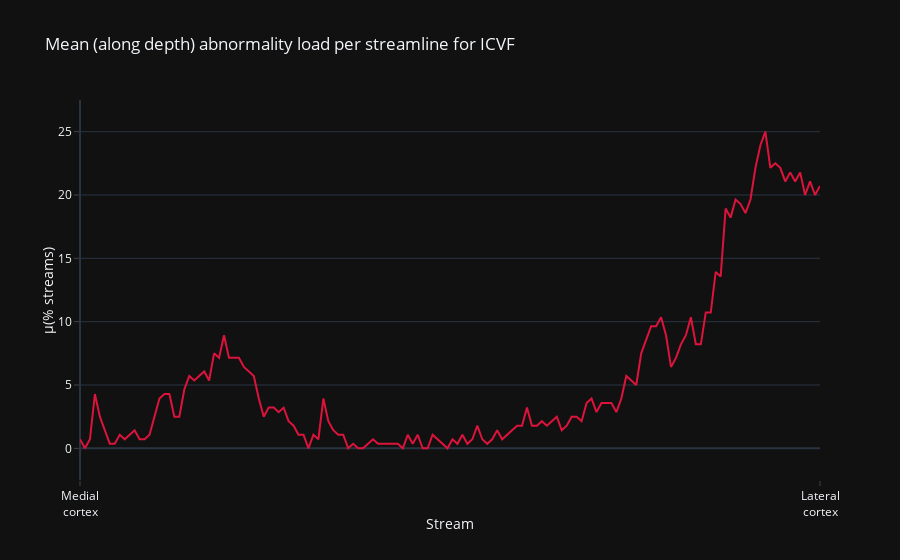

The cell this chart's notebook holds for it:
### Code cell
f4 = plot_abnormality_all(icvf_control_values, icvf_bcnu_values, metric='ICVF')
f4.show()

### Figure 1 — Plotly figure (JSON) as saved in the notebook; plotly's stock layout.template omitted (floating-point values rounded to 4 significant figures; data arrays with more than 128 entries replaced by an {"elided": "..."} marker saying what was removed)
{"data": [{"line": {"color": "crimson"}, "showlegend": false, "type": "scatter", "y": {"elided": "150 float values"}}], "layout": {"hovermode": "x", "legend": {"title": {"text": ""}}, "title": {"text": "Mean (along depth) abnormality load per streamline for ICVF"}, "xaxis": {"ticks": "outside", "ticktext": ["Medial<br />cortex", "Lateral<br />cortex"], "tickvals": [0, 149], "title": {"standoff": 0, "text": "Stream"}}, "yaxis": {"nticks": 10, "range": [-2.5, 27.5], "ticks": "outside", "title": {"standoff": 0, "text": "&#956;(% streams)"}}}}
